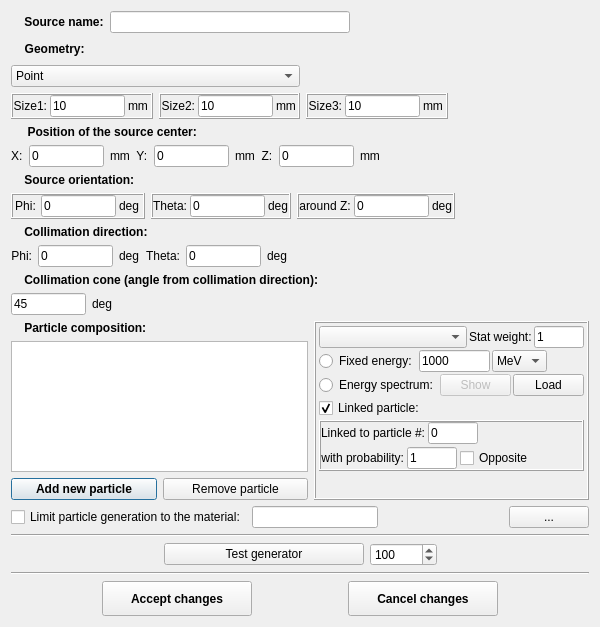
<?xml version="1.0" encoding="UTF-8"?>
<ui version="4.0">
 <class>AParticleSourceDialog</class>
 <widget class="QDialog" name="AParticleSourceDialog">
  <property name="geometry">
   <rect>
    <x>0</x>
    <y>0</y>
    <width>600</width>
    <height>627</height>
   </rect>
  </property>
  <property name="windowTitle">
   <string>Dialog</string>
  </property>
  <layout class="QVBoxLayout" name="verticalLayout_5">
   <item>
    <layout class="QHBoxLayout" name="horizontalLayout_16">
     <property name="topMargin">
      <number>0</number>
     </property>
     <item>
      <widget class="QLabel" name="label">
       <property name="font">
        <font>
         <weight>75</weight>
         <bold>true</bold>
        </font>
       </property>
       <property name="text">
        <string>    Source name:</string>
       </property>
      </widget>
     </item>
     <item>
      <widget class="QLineEdit" name="leSourceName"/>
     </item>
     <item>
      <spacer name="horizontalSpacer_16">
       <property name="orientation">
        <enum>Qt::Horizontal</enum>
       </property>
       <property name="sizeHint" stdset="0">
        <size>
         <width>40</width>
         <height>20</height>
        </size>
       </property>
      </spacer>
     </item>
    </layout>
   </item>
   <item>
    <layout class="QHBoxLayout" name="horizontalLayout_22">
     <item>
      <widget class="QLabel" name="label_160">
       <property name="font">
        <font>
         <weight>75</weight>
         <bold>true</bold>
        </font>
       </property>
       <property name="text">
        <string>    Geometry:</string>
       </property>
       <property name="alignment">
        <set>Qt::AlignCenter</set>
       </property>
      </widget>
     </item>
     <item>
      <spacer name="horizontalSpacer_14">
       <property name="orientation">
        <enum>Qt::Horizontal</enum>
       </property>
       <property name="sizeHint" stdset="0">
        <size>
         <width>40</width>
         <height>20</height>
        </size>
       </property>
      </spacer>
     </item>
    </layout>
   </item>
   <item>
    <layout class="QHBoxLayout" name="horizontalLayout_24">
     <property name="topMargin">
      <number>0</number>
     </property>
     <item>
      <widget class="QComboBox" name="cobGunSourceType">
       <property name="sizePolicy">
        <sizepolicy hsizetype="Expanding" vsizetype="Fixed">
         <horstretch>0</horstretch>
         <verstretch>0</verstretch>
        </sizepolicy>
       </property>
       <property name="font">
        <font>
         <weight>50</weight>
         <bold>false</bold>
        </font>
       </property>
       <item>
        <property name="text">
         <string>Point</string>
        </property>
       </item>
       <item>
        <property name="text">
         <string>Linear</string>
        </property>
       </item>
       <item>
        <property name="text">
         <string>Surface: square</string>
        </property>
       </item>
       <item>
        <property name="text">
         <string>Surface: round</string>
        </property>
       </item>
       <item>
        <property name="text">
         <string>Volume: box</string>
        </property>
       </item>
       <item>
        <property name="text">
         <string>Volume: cylinder</string>
        </property>
       </item>
      </widget>
     </item>
     <item>
      <spacer name="horizontalSpacer_17">
       <property name="orientation">
        <enum>Qt::Horizontal</enum>
       </property>
       <property name="sizeHint" stdset="0">
        <size>
         <width>40</width>
         <height>20</height>
        </size>
       </property>
      </spacer>
     </item>
    </layout>
   </item>
   <item>
    <layout class="QHBoxLayout" name="horizontalLayout_4">
     <item>
      <widget class="QFrame" name="fGun1D">
       <property name="sizePolicy">
        <sizepolicy hsizetype="MinimumExpanding" vsizetype="Preferred">
         <horstretch>0</horstretch>
         <verstretch>0</verstretch>
        </sizepolicy>
       </property>
       <property name="frameShape">
        <enum>QFrame::Box</enum>
       </property>
       <property name="frameShadow">
        <enum>QFrame::Raised</enum>
       </property>
       <layout class="QHBoxLayout" name="horizontalLayout">
        <property name="spacing">
         <number>3</number>
        </property>
        <property name="leftMargin">
         <number>0</number>
        </property>
        <property name="topMargin">
         <number>0</number>
        </property>
        <property name="rightMargin">
         <number>0</number>
        </property>
        <property name="bottomMargin">
         <number>0</number>
        </property>
        <item>
         <widget class="QLabel" name="lGun1DSize">
          <property name="text">
           <string>Size1:</string>
          </property>
          <property name="alignment">
           <set>Qt::AlignRight|Qt::AlignTrailing|Qt::AlignVCenter</set>
          </property>
         </widget>
        </item>
        <item>
         <widget class="QLineEdit" name="ledGun1DSize">
          <property name="maximumSize">
           <size>
            <width>75</width>
            <height>16777215</height>
           </size>
          </property>
          <property name="text">
           <string>10</string>
          </property>
         </widget>
        </item>
        <item>
         <widget class="QLabel" name="label_167">
          <property name="sizePolicy">
           <sizepolicy hsizetype="Minimum" vsizetype="Preferred">
            <horstretch>0</horstretch>
            <verstretch>0</verstretch>
           </sizepolicy>
          </property>
          <property name="text">
           <string>mm</string>
          </property>
         </widget>
        </item>
       </layout>
      </widget>
     </item>
     <item>
      <widget class="QFrame" name="fGun2D">
       <property name="sizePolicy">
        <sizepolicy hsizetype="MinimumExpanding" vsizetype="Preferred">
         <horstretch>0</horstretch>
         <verstretch>0</verstretch>
        </sizepolicy>
       </property>
       <property name="frameShape">
        <enum>QFrame::Box</enum>
       </property>
       <property name="frameShadow">
        <enum>QFrame::Raised</enum>
       </property>
       <layout class="QHBoxLayout" name="horizontalLayout_2">
        <property name="spacing">
         <number>3</number>
        </property>
        <property name="leftMargin">
         <number>0</number>
        </property>
        <property name="topMargin">
         <number>0</number>
        </property>
        <property name="rightMargin">
         <number>0</number>
        </property>
        <property name="bottomMargin">
         <number>0</number>
        </property>
        <item>
         <widget class="QLabel" name="lGun2DSize">
          <property name="text">
           <string>Size2:</string>
          </property>
          <property name="alignment">
           <set>Qt::AlignRight|Qt::AlignTrailing|Qt::AlignVCenter</set>
          </property>
         </widget>
        </item>
        <item>
         <widget class="QLineEdit" name="ledGun2DSize">
          <property name="maximumSize">
           <size>
            <width>75</width>
            <height>16777215</height>
           </size>
          </property>
          <property name="text">
           <string>10</string>
          </property>
         </widget>
        </item>
        <item>
         <widget class="QLabel" name="label_170">
          <property name="sizePolicy">
           <sizepolicy hsizetype="Minimum" vsizetype="Preferred">
            <horstretch>0</horstretch>
            <verstretch>0</verstretch>
           </sizepolicy>
          </property>
          <property name="text">
           <string>mm</string>
          </property>
         </widget>
        </item>
       </layout>
      </widget>
     </item>
     <item>
      <widget class="QFrame" name="fGun3D">
       <property name="sizePolicy">
        <sizepolicy hsizetype="MinimumExpanding" vsizetype="Preferred">
         <horstretch>0</horstretch>
         <verstretch>0</verstretch>
        </sizepolicy>
       </property>
       <property name="frameShape">
        <enum>QFrame::Box</enum>
       </property>
       <property name="frameShadow">
        <enum>QFrame::Raised</enum>
       </property>
       <layout class="QHBoxLayout" name="horizontalLayout_3">
        <property name="spacing">
         <number>3</number>
        </property>
        <property name="leftMargin">
         <number>0</number>
        </property>
        <property name="topMargin">
         <number>0</number>
        </property>
        <property name="rightMargin">
         <number>0</number>
        </property>
        <property name="bottomMargin">
         <number>0</number>
        </property>
        <item>
         <widget class="QLabel" name="lGun3DSize">
          <property name="text">
           <string>Size3:</string>
          </property>
          <property name="alignment">
           <set>Qt::AlignRight|Qt::AlignTrailing|Qt::AlignVCenter</set>
          </property>
         </widget>
        </item>
        <item>
         <widget class="QLineEdit" name="ledGun3DSize">
          <property name="maximumSize">
           <size>
            <width>75</width>
            <height>16777215</height>
           </size>
          </property>
          <property name="text">
           <string>10</string>
          </property>
         </widget>
        </item>
        <item>
         <widget class="QLabel" name="label_173">
          <property name="sizePolicy">
           <sizepolicy hsizetype="Minimum" vsizetype="Preferred">
            <horstretch>0</horstretch>
            <verstretch>0</verstretch>
           </sizepolicy>
          </property>
          <property name="text">
           <string>mm</string>
          </property>
         </widget>
        </item>
       </layout>
      </widget>
     </item>
     <item>
      <spacer name="horizontalSpacer">
       <property name="orientation">
        <enum>Qt::Horizontal</enum>
       </property>
       <property name="sizeHint" stdset="0">
        <size>
         <width>40</width>
         <height>20</height>
        </size>
       </property>
      </spacer>
     </item>
    </layout>
   </item>
   <item>
    <widget class="QLabel" name="label_156">
     <property name="font">
      <font>
       <weight>75</weight>
       <bold>true</bold>
      </font>
     </property>
     <property name="text">
      <string>     Position of the source center:</string>
     </property>
     <property name="alignment">
      <set>Qt::AlignLeading|Qt::AlignLeft|Qt::AlignVCenter</set>
     </property>
    </widget>
   </item>
   <item>
    <layout class="QHBoxLayout" name="horizontalLayout_6">
     <item>
      <widget class="QLabel" name="label_157">
       <property name="text">
        <string>X:</string>
       </property>
      </widget>
     </item>
     <item>
      <widget class="QLineEdit" name="ledGunOriginX">
       <property name="maximumSize">
        <size>
         <width>75</width>
         <height>16777215</height>
        </size>
       </property>
       <property name="text">
        <string>0</string>
       </property>
      </widget>
     </item>
     <item>
      <widget class="QLabel" name="label_158">
       <property name="text">
        <string>mm  Y:</string>
       </property>
      </widget>
     </item>
     <item>
      <widget class="QLineEdit" name="ledGunOriginY">
       <property name="maximumSize">
        <size>
         <width>75</width>
         <height>16777215</height>
        </size>
       </property>
       <property name="text">
        <string>0</string>
       </property>
      </widget>
     </item>
     <item>
      <widget class="QLabel" name="label_159">
       <property name="text">
        <string>mm  Z:</string>
       </property>
      </widget>
     </item>
     <item>
      <widget class="QLineEdit" name="ledGunOriginZ">
       <property name="maximumSize">
        <size>
         <width>75</width>
         <height>16777215</height>
        </size>
       </property>
       <property name="text">
        <string>0</string>
       </property>
      </widget>
     </item>
     <item>
      <widget class="QLabel" name="label_164">
       <property name="text">
        <string>mm</string>
       </property>
      </widget>
     </item>
     <item>
      <spacer name="horizontalSpacer_2">
       <property name="orientation">
        <enum>Qt::Horizontal</enum>
       </property>
       <property name="sizeHint" stdset="0">
        <size>
         <width>40</width>
         <height>20</height>
        </size>
       </property>
      </spacer>
     </item>
    </layout>
   </item>
   <item>
    <widget class="QLabel" name="label_166">
     <property name="font">
      <font>
       <weight>75</weight>
       <bold>true</bold>
      </font>
     </property>
     <property name="text">
      <string>    Source orientation:</string>
     </property>
     <property name="alignment">
      <set>Qt::AlignLeading|Qt::AlignLeft|Qt::AlignVCenter</set>
     </property>
    </widget>
   </item>
   <item>
    <layout class="QHBoxLayout" name="horizontalLayout_10">
     <item>
      <widget class="QFrame" name="fGunPhi">
       <property name="frameShape">
        <enum>QFrame::Box</enum>
       </property>
       <property name="frameShadow">
        <enum>QFrame::Raised</enum>
       </property>
       <layout class="QHBoxLayout" name="horizontalLayout_7">
        <property name="spacing">
         <number>3</number>
        </property>
        <property name="leftMargin">
         <number>0</number>
        </property>
        <property name="topMargin">
         <number>0</number>
        </property>
        <property name="rightMargin">
         <number>0</number>
        </property>
        <property name="bottomMargin">
         <number>0</number>
        </property>
        <item>
         <widget class="QLabel" name="labGunPhi">
          <property name="text">
           <string>Phi:</string>
          </property>
          <property name="alignment">
           <set>Qt::AlignCenter</set>
          </property>
         </widget>
        </item>
        <item>
         <widget class="QLineEdit" name="ledGunPhi">
          <property name="maximumSize">
           <size>
            <width>75</width>
            <height>16777215</height>
           </size>
          </property>
          <property name="text">
           <string>0</string>
          </property>
         </widget>
        </item>
        <item>
         <widget class="QLabel" name="label_163">
          <property name="text">
           <string>deg</string>
          </property>
         </widget>
        </item>
       </layout>
      </widget>
     </item>
     <item>
      <widget class="QFrame" name="fGunTheta">
       <property name="frameShape">
        <enum>QFrame::Box</enum>
       </property>
       <property name="frameShadow">
        <enum>QFrame::Raised</enum>
       </property>
       <layout class="QHBoxLayout" name="horizontalLayout_8">
        <property name="spacing">
         <number>3</number>
        </property>
        <property name="leftMargin">
         <number>0</number>
        </property>
        <property name="topMargin">
         <number>0</number>
        </property>
        <property name="rightMargin">
         <number>0</number>
        </property>
        <property name="bottomMargin">
         <number>0</number>
        </property>
        <item>
         <widget class="QLabel" name="labGunTheta">
          <property name="text">
           <string>Theta:</string>
          </property>
          <property name="alignment">
           <set>Qt::AlignCenter</set>
          </property>
         </widget>
        </item>
        <item>
         <widget class="QLineEdit" name="ledGunTheta">
          <property name="maximumSize">
           <size>
            <width>75</width>
            <height>16777215</height>
           </size>
          </property>
          <property name="text">
           <string>0</string>
          </property>
         </widget>
        </item>
        <item>
         <widget class="QLabel" name="label_162">
          <property name="text">
           <string>deg</string>
          </property>
         </widget>
        </item>
       </layout>
      </widget>
     </item>
     <item>
      <widget class="QFrame" name="fGunPsi">
       <property name="frameShape">
        <enum>QFrame::Box</enum>
       </property>
       <property name="frameShadow">
        <enum>QFrame::Raised</enum>
       </property>
       <layout class="QHBoxLayout" name="horizontalLayout_9">
        <property name="spacing">
         <number>3</number>
        </property>
        <property name="leftMargin">
         <number>0</number>
        </property>
        <property name="topMargin">
         <number>0</number>
        </property>
        <property name="rightMargin">
         <number>0</number>
        </property>
        <property name="bottomMargin">
         <number>0</number>
        </property>
        <item>
         <widget class="QLabel" name="label_168">
          <property name="text">
           <string>around Z:</string>
          </property>
          <property name="alignment">
           <set>Qt::AlignCenter</set>
          </property>
         </widget>
        </item>
        <item>
         <widget class="QLineEdit" name="ledGunPsi">
          <property name="maximumSize">
           <size>
            <width>75</width>
            <height>16777215</height>
           </size>
          </property>
          <property name="text">
           <string>0</string>
          </property>
         </widget>
        </item>
        <item>
         <widget class="QLabel" name="label_171">
          <property name="text">
           <string>deg</string>
          </property>
         </widget>
        </item>
       </layout>
      </widget>
     </item>
     <item>
      <spacer name="horizontalSpacer_3">
       <property name="orientation">
        <enum>Qt::Horizontal</enum>
       </property>
       <property name="sizeHint" stdset="0">
        <size>
         <width>40</width>
         <height>20</height>
        </size>
       </property>
      </spacer>
     </item>
    </layout>
   </item>
   <item>
    <widget class="QLabel" name="label_175">
     <property name="font">
      <font>
       <weight>75</weight>
       <bold>true</bold>
      </font>
     </property>
     <property name="text">
      <string>    Collimation direction:</string>
     </property>
    </widget>
   </item>
   <item>
    <layout class="QHBoxLayout" name="horizontalLayout_11">
     <item>
      <widget class="QLabel" name="label_179">
       <property name="text">
        <string>Phi:</string>
       </property>
       <property name="alignment">
        <set>Qt::AlignRight|Qt::AlignTrailing|Qt::AlignVCenter</set>
       </property>
      </widget>
     </item>
     <item>
      <widget class="QLineEdit" name="ledGunCollPhi">
       <property name="maximumSize">
        <size>
         <width>75</width>
         <height>16777215</height>
        </size>
       </property>
       <property name="text">
        <string>0</string>
       </property>
      </widget>
     </item>
     <item>
      <widget class="QLabel" name="label_176">
       <property name="text">
        <string>deg</string>
       </property>
      </widget>
     </item>
     <item>
      <widget class="QLabel" name="label_174">
       <property name="text">
        <string>Theta:</string>
       </property>
       <property name="alignment">
        <set>Qt::AlignRight|Qt::AlignTrailing|Qt::AlignVCenter</set>
       </property>
      </widget>
     </item>
     <item>
      <widget class="QLineEdit" name="ledGunCollTheta">
       <property name="maximumSize">
        <size>
         <width>75</width>
         <height>16777215</height>
        </size>
       </property>
       <property name="text">
        <string>0</string>
       </property>
      </widget>
     </item>
     <item>
      <widget class="QLabel" name="label_178">
       <property name="text">
        <string>deg</string>
       </property>
      </widget>
     </item>
     <item>
      <spacer name="horizontalSpacer_5">
       <property name="orientation">
        <enum>Qt::Horizontal</enum>
       </property>
       <property name="sizeHint" stdset="0">
        <size>
         <width>40</width>
         <height>20</height>
        </size>
       </property>
      </spacer>
     </item>
    </layout>
   </item>
   <item>
    <widget class="QLabel" name="label_180">
     <property name="font">
      <font>
       <weight>75</weight>
       <bold>true</bold>
      </font>
     </property>
     <property name="text">
      <string>    Collimation cone (angle from collimation direction):</string>
     </property>
    </widget>
   </item>
   <item>
    <layout class="QHBoxLayout" name="horizontalLayout_12">
     <item>
      <widget class="QLineEdit" name="ledGunSpread">
       <property name="maximumSize">
        <size>
         <width>75</width>
         <height>16777215</height>
        </size>
       </property>
       <property name="text">
        <string>45</string>
       </property>
      </widget>
     </item>
     <item>
      <widget class="QLabel" name="label_181">
       <property name="text">
        <string>deg</string>
       </property>
      </widget>
     </item>
     <item>
      <spacer name="horizontalSpacer_4">
       <property name="orientation">
        <enum>Qt::Horizontal</enum>
       </property>
       <property name="sizeHint" stdset="0">
        <size>
         <width>40</width>
         <height>20</height>
        </size>
       </property>
      </spacer>
     </item>
    </layout>
   </item>
   <item>
    <layout class="QHBoxLayout" name="horizontalLayout_21">
     <item>
      <layout class="QVBoxLayout" name="verticalLayout">
       <item>
        <widget class="QLabel" name="label_161">
         <property name="font">
          <font>
           <weight>75</weight>
           <bold>true</bold>
          </font>
         </property>
         <property name="text">
          <string>    Particle composition:</string>
         </property>
        </widget>
       </item>
       <item>
        <widget class="QListWidget" name="lwGunParticles">
         <property name="selectionBehavior">
          <enum>QAbstractItemView::SelectRows</enum>
         </property>
         <property name="viewMode">
          <enum>QListView::ListMode</enum>
         </property>
        </widget>
       </item>
       <item>
        <layout class="QHBoxLayout" name="horizontalLayout_15">
         <item>
          <widget class="QPushButton" name="pbGunAddNew">
           <property name="font">
            <font>
             <weight>75</weight>
             <bold>true</bold>
            </font>
           </property>
           <property name="text">
            <string>Add new particle</string>
           </property>
          </widget>
         </item>
         <item>
          <widget class="QPushButton" name="pbGunRemove">
           <property name="text">
            <string>Remove particle</string>
           </property>
          </widget>
         </item>
        </layout>
       </item>
      </layout>
     </item>
     <item>
      <widget class="QFrame" name="fGunParticle">
       <property name="sizePolicy">
        <sizepolicy hsizetype="Minimum" vsizetype="Preferred">
         <horstretch>0</horstretch>
         <verstretch>0</verstretch>
        </sizepolicy>
       </property>
       <property name="maximumSize">
        <size>
         <width>275</width>
         <height>16777215</height>
        </size>
       </property>
       <property name="frameShape">
        <enum>QFrame::Box</enum>
       </property>
       <property name="frameShadow">
        <enum>QFrame::Raised</enum>
       </property>
       <layout class="QVBoxLayout" name="verticalLayout_3">
        <property name="spacing">
         <number>2</number>
        </property>
        <property name="leftMargin">
         <number>3</number>
        </property>
        <property name="topMargin">
         <number>3</number>
        </property>
        <property name="rightMargin">
         <number>3</number>
        </property>
        <property name="bottomMargin">
         <number>3</number>
        </property>
        <item>
         <layout class="QHBoxLayout" name="horizontalLayout_25">
          <property name="topMargin">
           <number>0</number>
          </property>
          <item>
           <widget class="QComboBox" name="cobGunParticle">
            <property name="sizePolicy">
             <sizepolicy hsizetype="Expanding" vsizetype="Fixed">
              <horstretch>0</horstretch>
              <verstretch>0</verstretch>
             </sizepolicy>
            </property>
            <property name="minimumSize">
             <size>
              <width>0</width>
              <height>0</height>
             </size>
            </property>
           </widget>
          </item>
          <item>
           <widget class="QLabel" name="label_165">
            <property name="sizePolicy">
             <sizepolicy hsizetype="Minimum" vsizetype="Preferred">
              <horstretch>0</horstretch>
              <verstretch>0</verstretch>
             </sizepolicy>
            </property>
            <property name="text">
             <string>Stat weight:</string>
            </property>
           </widget>
          </item>
          <item>
           <widget class="QLineEdit" name="ledGunParticleWeight">
            <property name="maximumSize">
             <size>
              <width>50</width>
              <height>16777215</height>
             </size>
            </property>
            <property name="text">
             <string>1</string>
            </property>
           </widget>
          </item>
         </layout>
        </item>
        <item>
         <layout class="QHBoxLayout" name="horizontalLayout_17">
          <item>
           <widget class="QRadioButton" name="radioButton">
            <property name="text">
             <string>Fixed energy:</string>
            </property>
           </widget>
          </item>
          <item>
           <widget class="QLineEdit" name="ledGunEnergy">
            <property name="maximumSize">
             <size>
              <width>75</width>
              <height>16777215</height>
             </size>
            </property>
            <property name="text">
             <string>1000</string>
            </property>
           </widget>
          </item>
          <item>
           <widget class="QComboBox" name="comboBox">
            <item>
             <property name="text">
              <string>MeV</string>
             </property>
            </item>
            <item>
             <property name="text">
              <string>keV</string>
             </property>
            </item>
            <item>
             <property name="text">
              <string>eV</string>
             </property>
            </item>
            <item>
             <property name="text">
              <string>meV</string>
             </property>
            </item>
           </widget>
          </item>
          <item>
           <spacer name="horizontalSpacer_15">
            <property name="orientation">
             <enum>Qt::Horizontal</enum>
            </property>
            <property name="sizeHint" stdset="0">
             <size>
              <width>40</width>
              <height>20</height>
             </size>
            </property>
           </spacer>
          </item>
         </layout>
        </item>
        <item>
         <layout class="QHBoxLayout" name="horizontalLayout_18">
          <item>
           <widget class="QRadioButton" name="radioButton_2">
            <property name="text">
             <string>Energy spectrum:</string>
            </property>
           </widget>
          </item>
          <item>
           <widget class="QPushButton" name="pbGunShowSpectrum">
            <property name="enabled">
             <bool>false</bool>
            </property>
            <property name="minimumSize">
             <size>
              <width>50</width>
              <height>0</height>
             </size>
            </property>
            <property name="text">
             <string>Show</string>
            </property>
           </widget>
          </item>
          <item>
           <widget class="QPushButton" name="pbGunLoadSpectrum">
            <property name="minimumSize">
             <size>
              <width>50</width>
              <height>0</height>
             </size>
            </property>
            <property name="toolTip">
             <string>Format: two columns, first is the energy in keV, second is the probability</string>
            </property>
            <property name="text">
             <string>Load</string>
            </property>
           </widget>
          </item>
         </layout>
        </item>
        <item>
         <widget class="QCheckBox" name="cbIndividualParticle">
          <property name="text">
           <string>Linked particle:</string>
          </property>
          <property name="checked">
           <bool>true</bool>
          </property>
         </widget>
        </item>
        <item>
         <widget class="QFrame" name="frSecondary">
          <property name="minimumSize">
           <size>
            <width>0</width>
            <height>0</height>
           </size>
          </property>
          <property name="frameShape">
           <enum>QFrame::Box</enum>
          </property>
          <property name="frameShadow">
           <enum>QFrame::Raised</enum>
          </property>
          <layout class="QVBoxLayout" name="verticalLayout_4">
           <property name="spacing">
            <number>3</number>
           </property>
           <property name="leftMargin">
            <number>0</number>
           </property>
           <property name="topMargin">
            <number>0</number>
           </property>
           <property name="rightMargin">
            <number>0</number>
           </property>
           <property name="bottomMargin">
            <number>0</number>
           </property>
           <item>
            <layout class="QHBoxLayout" name="horizontalLayout_20">
             <item>
              <widget class="QLabel" name="label_153">
               <property name="text">
                <string>Linked to particle #:</string>
               </property>
               <property name="alignment">
                <set>Qt::AlignRight|Qt::AlignTrailing|Qt::AlignVCenter</set>
               </property>
              </widget>
             </item>
             <item>
              <widget class="QLineEdit" name="leiParticleLinkedTo">
               <property name="maximumSize">
                <size>
                 <width>50</width>
                 <height>16777215</height>
                </size>
               </property>
               <property name="text">
                <string>0</string>
               </property>
              </widget>
             </item>
             <item>
              <spacer name="horizontalSpacer_12">
               <property name="orientation">
                <enum>Qt::Horizontal</enum>
               </property>
               <property name="sizeHint" stdset="0">
                <size>
                 <width>40</width>
                 <height>20</height>
                </size>
               </property>
              </spacer>
             </item>
            </layout>
           </item>
           <item>
            <layout class="QHBoxLayout" name="horizontalLayout_19">
             <item>
              <widget class="QLabel" name="label_152">
               <property name="text">
                <string>with probability:</string>
               </property>
               <property name="alignment">
                <set>Qt::AlignRight|Qt::AlignTrailing|Qt::AlignVCenter</set>
               </property>
              </widget>
             </item>
             <item>
              <widget class="QLineEdit" name="ledLinkingProbability">
               <property name="maximumSize">
                <size>
                 <width>50</width>
                 <height>16777215</height>
                </size>
               </property>
               <property name="text">
                <string>1</string>
               </property>
              </widget>
             </item>
             <item>
              <widget class="QCheckBox" name="cbLinkingOpposite">
               <property name="text">
                <string>Opposite</string>
               </property>
              </widget>
             </item>
             <item>
              <spacer name="horizontalSpacer_13">
               <property name="orientation">
                <enum>Qt::Horizontal</enum>
               </property>
               <property name="sizeHint" stdset="0">
                <size>
                 <width>40</width>
                 <height>20</height>
                </size>
               </property>
              </spacer>
             </item>
            </layout>
           </item>
          </layout>
         </widget>
        </item>
        <item>
         <widget class="QFrame" name="fLinkedParticle">
          <property name="frameShape">
           <enum>QFrame::NoFrame</enum>
          </property>
          <property name="frameShadow">
           <enum>QFrame::Raised</enum>
          </property>
          <layout class="QVBoxLayout" name="verticalLayout_2">
           <property name="spacing">
            <number>2</number>
           </property>
           <property name="leftMargin">
            <number>0</number>
           </property>
           <property name="topMargin">
            <number>0</number>
           </property>
           <property name="rightMargin">
            <number>0</number>
           </property>
           <property name="bottomMargin">
            <number>0</number>
           </property>
          </layout>
          <zorder>label_152</zorder>
          <zorder>label_153</zorder>
          <zorder>ledLinkingProbability</zorder>
          <zorder>leiParticleLinkedTo</zorder>
          <zorder>cbLinkingOpposite</zorder>
          <zorder>horizontalSpacer_12</zorder>
          <zorder>horizontalSpacer_13</zorder>
         </widget>
        </item>
        <item>
         <spacer name="verticalSpacer">
          <property name="orientation">
           <enum>Qt::Vertical</enum>
          </property>
          <property name="sizeHint" stdset="0">
           <size>
            <width>20</width>
            <height>40</height>
           </size>
          </property>
         </spacer>
        </item>
       </layout>
       <zorder>pbGunDeleteSpectrum</zorder>
       <zorder>pbGunLoadSpectrum</zorder>
       <zorder>cbIndividualParticle</zorder>
       <zorder>fLinkedParticle</zorder>
       <zorder>pbGunShowSpectrum</zorder>
       <zorder>radioButton</zorder>
       <zorder>ledGunEnergy</zorder>
       <zorder>comboBox</zorder>
       <zorder>radioButton_2</zorder>
       <zorder>verticalSpacer</zorder>
       <zorder>horizontalLayoutWidget_2</zorder>
       <zorder>frSecondary</zorder>
      </widget>
     </item>
    </layout>
   </item>
   <item>
    <layout class="QHBoxLayout" name="horizontalLayout_5">
     <item>
      <widget class="QCheckBox" name="cbSourceLimitmat">
       <property name="text">
        <string>Limit particle generation to the material:</string>
       </property>
      </widget>
     </item>
     <item>
      <widget class="QLineEdit" name="leSourceLimitMaterial">
       <property name="enabled">
        <bool>true</bool>
       </property>
       <property name="toolTip">
        <string>Particle will be generated only if the point sampled inside the source is located within an object with the indicated material.
If material with this name does not exist, this limitation is not applied.</string>
       </property>
      </widget>
     </item>
     <item>
      <spacer name="horizontalSpacer_6">
       <property name="orientation">
        <enum>Qt::Horizontal</enum>
       </property>
       <property name="sizeHint" stdset="0">
        <size>
         <width>40</width>
         <height>20</height>
        </size>
       </property>
      </spacer>
     </item>
     <item>
      <widget class="QPushButton" name="pbDummy">
       <property name="text">
        <string>...</string>
       </property>
      </widget>
     </item>
    </layout>
   </item>
   <item>
    <widget class="Line" name="line_2">
     <property name="orientation">
      <enum>Qt::Horizontal</enum>
     </property>
    </widget>
   </item>
   <item>
    <layout class="QHBoxLayout" name="horizontalLayout_14">
     <item>
      <spacer name="horizontalSpacer_10">
       <property name="orientation">
        <enum>Qt::Horizontal</enum>
       </property>
       <property name="sizeHint" stdset="0">
        <size>
         <width>40</width>
         <height>20</height>
        </size>
       </property>
      </spacer>
     </item>
     <item>
      <widget class="QPushButton" name="pbGunTest">
       <property name="minimumSize">
        <size>
         <width>200</width>
         <height>0</height>
        </size>
       </property>
       <property name="text">
        <string>Test generator</string>
       </property>
      </widget>
     </item>
     <item>
      <widget class="QSpinBox" name="sbGunTestEvents">
       <property name="minimum">
        <number>1</number>
       </property>
       <property name="maximum">
        <number>1000000</number>
       </property>
       <property name="value">
        <number>100</number>
       </property>
      </widget>
     </item>
     <item>
      <spacer name="horizontalSpacer_11">
       <property name="orientation">
        <enum>Qt::Horizontal</enum>
       </property>
       <property name="sizeHint" stdset="0">
        <size>
         <width>40</width>
         <height>20</height>
        </size>
       </property>
      </spacer>
     </item>
    </layout>
   </item>
   <item>
    <widget class="Line" name="line">
     <property name="orientation">
      <enum>Qt::Horizontal</enum>
     </property>
    </widget>
   </item>
   <item>
    <layout class="QHBoxLayout" name="horizontalLayout_13">
     <item>
      <spacer name="horizontalSpacer_7">
       <property name="orientation">
        <enum>Qt::Horizontal</enum>
       </property>
       <property name="sizeHint" stdset="0">
        <size>
         <width>40</width>
         <height>20</height>
        </size>
       </property>
      </spacer>
     </item>
     <item>
      <widget class="QPushButton" name="pbAccept">
       <property name="minimumSize">
        <size>
         <width>150</width>
         <height>35</height>
        </size>
       </property>
       <property name="font">
        <font>
         <weight>75</weight>
         <bold>true</bold>
        </font>
       </property>
       <property name="text">
        <string>Accept changes</string>
       </property>
      </widget>
     </item>
     <item>
      <spacer name="horizontalSpacer_8">
       <property name="orientation">
        <enum>Qt::Horizontal</enum>
       </property>
       <property name="sizeHint" stdset="0">
        <size>
         <width>40</width>
         <height>20</height>
        </size>
       </property>
      </spacer>
     </item>
     <item>
      <widget class="QPushButton" name="pbReject">
       <property name="minimumSize">
        <size>
         <width>150</width>
         <height>35</height>
        </size>
       </property>
       <property name="font">
        <font>
         <weight>75</weight>
         <bold>true</bold>
        </font>
       </property>
       <property name="text">
        <string>Cancel changes</string>
       </property>
      </widget>
     </item>
     <item>
      <spacer name="horizontalSpacer_9">
       <property name="orientation">
        <enum>Qt::Horizontal</enum>
       </property>
       <property name="sizeHint" stdset="0">
        <size>
         <width>40</width>
         <height>20</height>
        </size>
       </property>
      </spacer>
     </item>
    </layout>
   </item>
  </layout>
 </widget>
 <resources/>
 <connections>
  <connection>
   <sender>cbIndividualParticle</sender>
   <signal>toggled(bool)</signal>
   <receiver>frSecondary</receiver>
   <slot>setEnabled(bool)</slot>
   <hints>
    <hint type="sourcelabel">
     <x>373</x>
     <y>406</y>
    </hint>
    <hint type="destinationlabel">
     <x>531</x>
     <y>421</y>
    </hint>
   </hints>
  </connection>
 </connections>
</ui>
